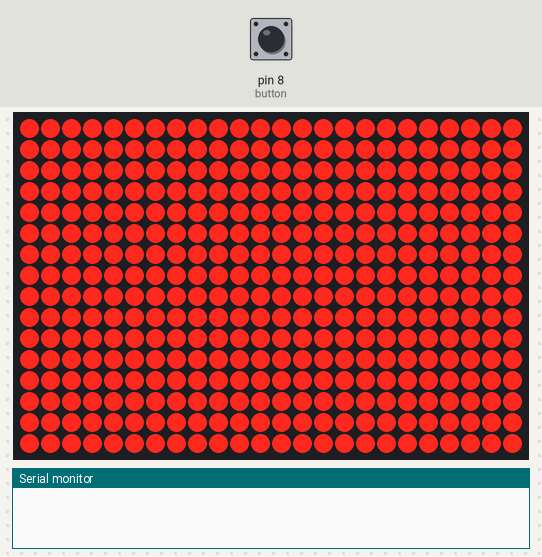
The sketch below on a simulated Arduino Uno, built with avr-gcc and run on an emulated ATmega328P. Parts: 24×16 LED matrix, the last lines printed to the serial monitor. Inputs (shaded band) come from the test bench; at power-on: pin 8 (button) HIGH.

Above: at 0.1 s.
1.5 s: pin 8 (button) pulled LOW for 1 s
At 3.3 s:
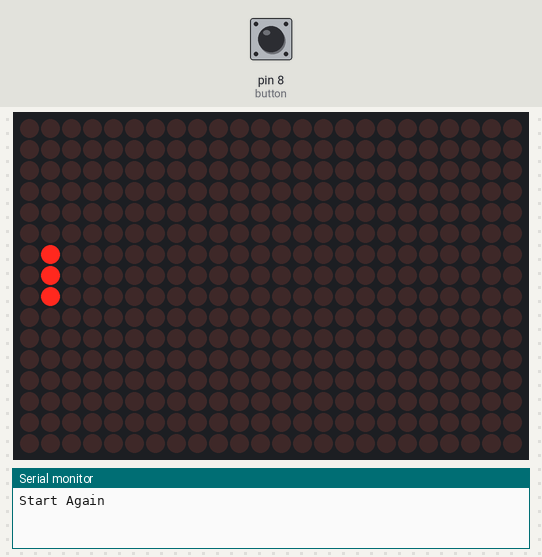
4.0 s: pin 8 (button) pulled LOW for 0.15 s
At 5.3 s:
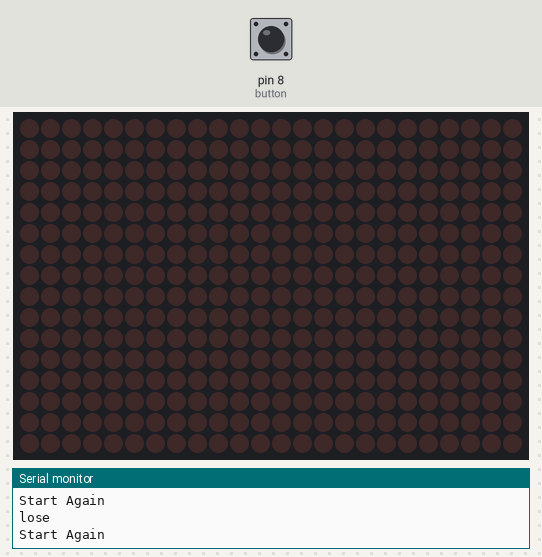
5.6 s: pin 8 (button) pulled LOW for 3.2 s
At 9.7 s:
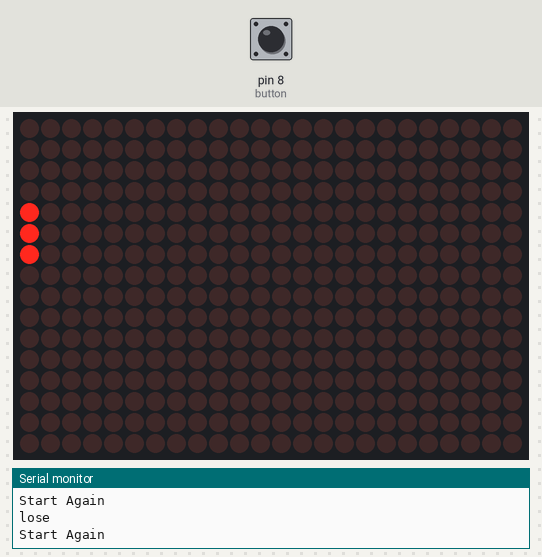
10.3 s: pin 8 (button) pulled LOW for 1 s
At 12.1 s:
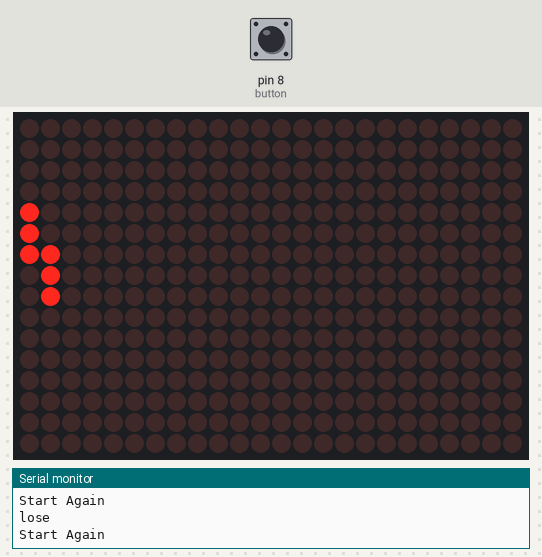
12.8 s: pin 8 (button) pulled LOW for 0.15 s
At 13.9 s:
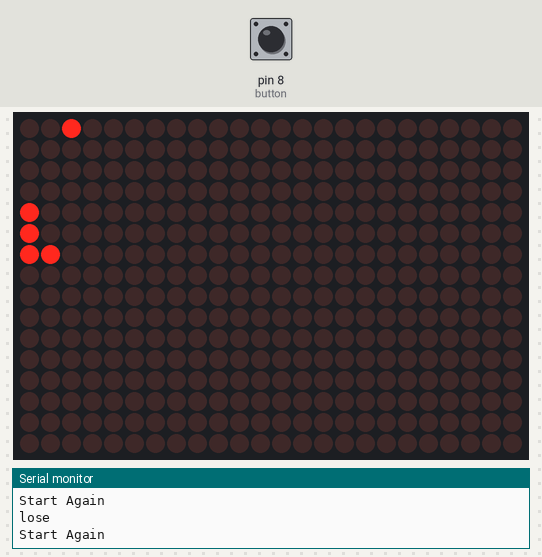
14.4 s: pin 8 (button) pulled LOW for 0.15 s
At 14.47 s:
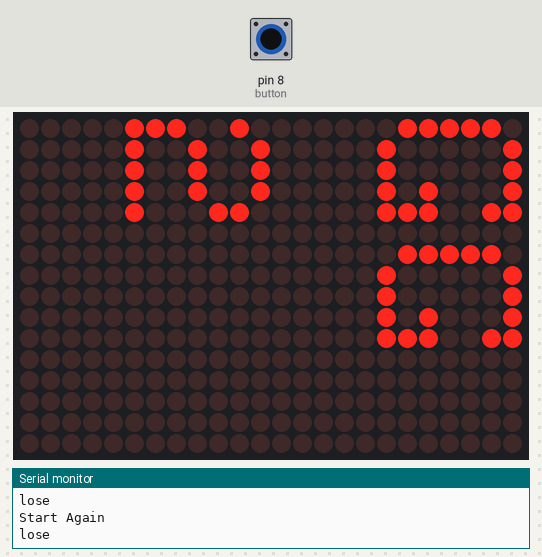
Timing chart, 0 to 17.0 s (numbered marks = the images above; inputs shaded):
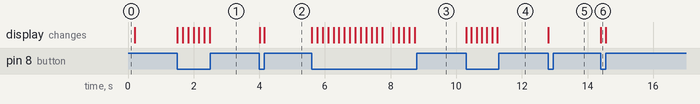

The sketch:

GameV1.ino
```cpp
#include "Adafruit_GFX.h"
#include "Adafruit_HT1632.h"


#define HT_DATA 2
#define HT_WR   3
#define HT_CS   4
#define HT_CS2  5

int button = 8;


int len = 3;

int dir = 0; /* use 0 for left, 1 for right */
int x = 0;
int prevRY = 0;
int prevLY = 0;
int boundRight = 0;
int boundLeft = 0;
int prevLen = 0;
int start = 1;
int game_speed = 170;
int game = 1;

// use this line for single matrix
Adafruit_HT1632LEDMatrix matrix = Adafruit_HT1632LEDMatrix(HT_DATA, HT_WR, HT_CS);
// use this line for two matrices!
//Adafruit_HT1632LEDMatrix matrix = Adafruit_HT1632LEDMatrix(HT_DATA, HT_WR, HT_CS, HT_CS2);

void setup() {
  Serial.begin(9600);
  matrix.begin(ADA_HT1632_COMMON_16NMOS);
  matrix.fillScreen();
  delay(200);
  matrix.clearScreen();
  matrix.setTextWrap(false);

  pinMode(button, INPUT_PULLUP);
}
/*
void gameover(x, y){
  matrix.setCursor(x, y)
}
*/


void loop() {


  while(game == 1){
    Serial.println("Start Again");
    while(start == 1){

      int rightY = len-2;
      while (digitalRead(button) == LOW){
        if(rightY < 15){
          rightY += 1;
          for(int i = 0; i < len; i++){
            matrix.setPixel(x, rightY - i);
          }
          matrix.clrPixel(x, rightY-len);
          matrix.writeScreen();

        } else {
          for(int i = 0; i < 16; i++){
            matrix.clrPixel(x, i);
          }
          rightY = len - 2;
        }
        delay(game_speed);
      }


      while(digitalRead(button) == HIGH){
      }


      if (x==0){
        boundRight = rightY;
        boundLeft = rightY - (len-1);

        prevLY = boundLeft;
        prevRY = boundRight;
      }

      if (x > 0){
        if (prevRY > rightY || prevLY < rightY - (len - 1)){

          prevLen = len;
          len -= abs(prevRY - rightY);

          if(prevRY > rightY){ /*Overlap on the left*/
            prevRY = rightY;
          }

          if(prevLY < rightY - (prevLen - 1)){ /*Overlap on the right*/
            prevLY = rightY - (prevLen - 1);
          }


        }
      }
      for(int i = 0; i<16; i++){
        if (i < prevLY or i > prevRY){
          matrix.clrPixel(x, i);
        }
      }
      x++;
      if (x <= 20){
        game_speed -= 7;
      }
      /*prevRY = rightY;
      prevLY = rightY - len - 1;*/

      if (x > 23 && len >= 1){
        prevRY = 0;
        prevLY = 0;
        Serial.println("win");
        matrix.clearScreen();
        matrix.setCursor(0, 0);
        matrix.setRotation(1);
        matrix.print("WIN");
        matrix.writeScreen();
        start = 0;
      }
      if (len < 1){
        prevRY = 0;
        prevLY = 0;
        Serial.println("lose");
        matrix.clearScreen();
        matrix.setCursor(0, 0);
        matrix.setRotation(1);
        matrix.print("GG");
        matrix.setCursor(0, 12);
        matrix.print(x-1);

        matrix.writeScreen();
        start = 0;

      }

  }
  while(digitalRead(button)==LOW){

  }
  matrix.clearScreen();
  start = 1;
  dir = 0; /* use 0 for left, 1 for right */
  x = -1;
  prevRY = 0;
  prevLY = 0;
  boundRight = 0;
  boundLeft = 0;
  prevLen = 0;
  game_speed = 170;
  len = 3;
  matrix.setRotation(0);
  }
}
```

Measured:
- after the input at 1.5 s, the display: first changes at once (image 1 shows a later state)
- after the input at 4.0 s, the display: first changes at once (image 2 shows a later state)
- after the input at 5.6 s, the display: first changes at once (image 3 shows a later state)
- after the input at 10.3 s, the display: first changes at once (image 4 shows a later state)
- after the input at 12.8 s, the display: changes at once (image 5)
- after the input at 14.4 s, the display: changes at once (image 6)
